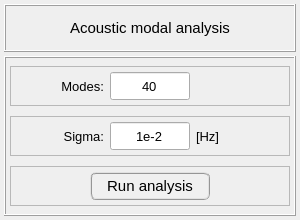
<?xml version="1.0" encoding="UTF-8"?>
<ui version="4.0">
 <class>Dialog</class>
 <widget class="QDialog" name="Dialog">
  <property name="windowModality">
   <enum>Qt::NonModal</enum>
  </property>
  <property name="geometry">
   <rect>
    <x>0</x>
    <y>0</y>
    <width>300</width>
    <height>220</height>
   </rect>
  </property>
  <property name="sizePolicy">
   <sizepolicy hsizetype="Fixed" vsizetype="Fixed">
    <horstretch>0</horstretch>
    <verstretch>0</verstretch>
   </sizepolicy>
  </property>
  <property name="minimumSize">
   <size>
    <width>300</width>
    <height>220</height>
   </size>
  </property>
  <property name="maximumSize">
   <size>
    <width>300</width>
    <height>220</height>
   </size>
  </property>
  <property name="contextMenuPolicy">
   <enum>Qt::DefaultContextMenu</enum>
  </property>
  <property name="windowTitle">
   <string>Modal analysis setup</string>
  </property>
  <property name="windowIcon">
   <iconset>
    <normaloff>../../../../../../Downloads/load - Copia.png</normaloff>../../../../../../Downloads/load - Copia.png</iconset>
  </property>
  <property name="whatsThis">
   <string/>
  </property>
  <layout class="QGridLayout" name="gridLayout">
   <property name="leftMargin">
    <number>4</number>
   </property>
   <property name="topMargin">
    <number>4</number>
   </property>
   <property name="rightMargin">
    <number>4</number>
   </property>
   <property name="bottomMargin">
    <number>4</number>
   </property>
   <property name="spacing">
    <number>4</number>
   </property>
   <item row="0" column="0">
    <widget class="QFrame" name="frame_title">
     <property name="minimumSize">
      <size>
       <width>0</width>
       <height>48</height>
      </size>
     </property>
     <property name="maximumSize">
      <size>
       <width>16777215</width>
       <height>48</height>
      </size>
     </property>
     <property name="font">
      <font>
       <family>Arial</family>
       <pointsize>12</pointsize>
       <weight>75</weight>
       <bold>true</bold>
      </font>
     </property>
     <property name="frameShape">
      <enum>QFrame::Box</enum>
     </property>
     <property name="frameShadow">
      <enum>QFrame::Raised</enum>
     </property>
     <property name="lineWidth">
      <number>1</number>
     </property>
     <layout class="QGridLayout" name="gridLayout_2">
      <property name="leftMargin">
       <number>0</number>
      </property>
      <property name="topMargin">
       <number>0</number>
      </property>
      <property name="rightMargin">
       <number>0</number>
      </property>
      <property name="bottomMargin">
       <number>0</number>
      </property>
      <property name="spacing">
       <number>0</number>
      </property>
      <item row="0" column="0">
       <widget class="QLabel" name="label_title">
        <property name="font">
         <font>
          <family>MS Shell Dlg 2</family>
          <pointsize>11</pointsize>
          <weight>50</weight>
          <italic>false</italic>
          <bold>false</bold>
         </font>
        </property>
        <property name="text">
         <string>Acoustic modal analysis</string>
        </property>
        <property name="textFormat">
         <enum>Qt::AutoText</enum>
        </property>
        <property name="alignment">
         <set>Qt::AlignCenter</set>
        </property>
       </widget>
      </item>
     </layout>
    </widget>
   </item>
   <item row="1" column="0">
    <widget class="QFrame" name="frame_main">
     <property name="frameShape">
      <enum>QFrame::Box</enum>
     </property>
     <property name="frameShadow">
      <enum>QFrame::Raised</enum>
     </property>
     <layout class="QGridLayout" name="gridLayout_3">
      <property name="leftMargin">
       <number>4</number>
      </property>
      <property name="topMargin">
       <number>4</number>
      </property>
      <property name="rightMargin">
       <number>4</number>
      </property>
      <property name="bottomMargin">
       <number>4</number>
      </property>
      <item row="0" column="0">
       <widget class="QFrame" name="frame_modes">
        <property name="minimumSize">
         <size>
          <width>0</width>
          <height>40</height>
         </size>
        </property>
        <property name="maximumSize">
         <size>
          <width>16777215</width>
          <height>40</height>
         </size>
        </property>
        <property name="frameShape">
         <enum>QFrame::StyledPanel</enum>
        </property>
        <property name="frameShadow">
         <enum>QFrame::Raised</enum>
        </property>
        <layout class="QGridLayout" name="gridLayout_12">
         <property name="leftMargin">
          <number>0</number>
         </property>
         <property name="topMargin">
          <number>0</number>
         </property>
         <property name="rightMargin">
          <number>0</number>
         </property>
         <property name="bottomMargin">
          <number>0</number>
         </property>
         <item row="0" column="0">
          <spacer name="horizontalSpacer_3">
           <property name="orientation">
            <enum>Qt::Horizontal</enum>
           </property>
           <property name="sizeHint" stdset="0">
            <size>
             <width>40</width>
             <height>20</height>
            </size>
           </property>
          </spacer>
         </item>
         <item row="0" column="4">
          <spacer name="horizontalSpacer_4">
           <property name="orientation">
            <enum>Qt::Horizontal</enum>
           </property>
           <property name="sizeHint" stdset="0">
            <size>
             <width>40</width>
             <height>20</height>
            </size>
           </property>
          </spacer>
         </item>
         <item row="0" column="1">
          <widget class="QLabel" name="label_modes">
           <property name="minimumSize">
            <size>
             <width>60</width>
             <height>28</height>
            </size>
           </property>
           <property name="maximumSize">
            <size>
             <width>60</width>
             <height>28</height>
            </size>
           </property>
           <property name="font">
            <font>
             <pointsize>10</pointsize>
            </font>
           </property>
           <property name="text">
            <string>Modes:</string>
           </property>
           <property name="alignment">
            <set>Qt::AlignRight|Qt::AlignTrailing|Qt::AlignVCenter</set>
           </property>
          </widget>
         </item>
         <item row="0" column="2">
          <widget class="QLineEdit" name="lineEdit_number_modes">
           <property name="minimumSize">
            <size>
             <width>80</width>
             <height>28</height>
            </size>
           </property>
           <property name="maximumSize">
            <size>
             <width>80</width>
             <height>28</height>
            </size>
           </property>
           <property name="font">
            <font>
             <pointsize>10</pointsize>
            </font>
           </property>
           <property name="toolTip">
            <string>&lt;html&gt;&lt;head/&gt;&lt;body&gt;&lt;p&gt;Number of modes to find in acoustic modal analysis&lt;/p&gt;&lt;/body&gt;&lt;/html&gt;</string>
           </property>
           <property name="text">
            <string>40</string>
           </property>
           <property name="alignment">
            <set>Qt::AlignCenter</set>
           </property>
          </widget>
         </item>
         <item row="0" column="3">
          <widget class="QLabel" name="label_spacing">
           <property name="minimumSize">
            <size>
             <width>60</width>
             <height>28</height>
            </size>
           </property>
           <property name="maximumSize">
            <size>
             <width>60</width>
             <height>28</height>
            </size>
           </property>
           <property name="font">
            <font>
             <pointsize>10</pointsize>
            </font>
           </property>
           <property name="text">
            <string/>
           </property>
           <property name="alignment">
            <set>Qt::AlignRight|Qt::AlignTrailing|Qt::AlignVCenter</set>
           </property>
          </widget>
         </item>
        </layout>
       </widget>
      </item>
      <item row="1" column="0">
       <widget class="QFrame" name="frame_sigma">
        <property name="minimumSize">
         <size>
          <width>0</width>
          <height>40</height>
         </size>
        </property>
        <property name="maximumSize">
         <size>
          <width>16777215</width>
          <height>40</height>
         </size>
        </property>
        <property name="frameShape">
         <enum>QFrame::StyledPanel</enum>
        </property>
        <property name="frameShadow">
         <enum>QFrame::Raised</enum>
        </property>
        <layout class="QGridLayout" name="gridLayout_4">
         <property name="leftMargin">
          <number>0</number>
         </property>
         <property name="topMargin">
          <number>0</number>
         </property>
         <property name="rightMargin">
          <number>0</number>
         </property>
         <property name="bottomMargin">
          <number>0</number>
         </property>
         <item row="0" column="0">
          <spacer name="horizontalSpacer">
           <property name="orientation">
            <enum>Qt::Horizontal</enum>
           </property>
           <property name="sizeHint" stdset="0">
            <size>
             <width>40</width>
             <height>20</height>
            </size>
           </property>
          </spacer>
         </item>
         <item row="0" column="3">
          <widget class="QLabel" name="label_sigma_unit">
           <property name="minimumSize">
            <size>
             <width>60</width>
             <height>28</height>
            </size>
           </property>
           <property name="maximumSize">
            <size>
             <width>60</width>
             <height>28</height>
            </size>
           </property>
           <property name="font">
            <font>
             <pointsize>10</pointsize>
            </font>
           </property>
           <property name="text">
            <string>[Hz]</string>
           </property>
           <property name="alignment">
            <set>Qt::AlignLeading|Qt::AlignLeft|Qt::AlignVCenter</set>
           </property>
          </widget>
         </item>
         <item row="0" column="1">
          <widget class="QLabel" name="label_sigma">
           <property name="minimumSize">
            <size>
             <width>60</width>
             <height>28</height>
            </size>
           </property>
           <property name="maximumSize">
            <size>
             <width>60</width>
             <height>28</height>
            </size>
           </property>
           <property name="font">
            <font>
             <pointsize>10</pointsize>
            </font>
           </property>
           <property name="text">
            <string>Sigma:</string>
           </property>
           <property name="alignment">
            <set>Qt::AlignRight|Qt::AlignTrailing|Qt::AlignVCenter</set>
           </property>
          </widget>
         </item>
         <item row="0" column="2">
          <widget class="QLineEdit" name="lineEdit_input_sigma_factor">
           <property name="minimumSize">
            <size>
             <width>80</width>
             <height>28</height>
            </size>
           </property>
           <property name="maximumSize">
            <size>
             <width>80</width>
             <height>28</height>
            </size>
           </property>
           <property name="font">
            <font>
             <pointsize>10</pointsize>
            </font>
           </property>
           <property name="toolTip">
            <string>&lt;html&gt;&lt;head/&gt;&lt;body&gt;&lt;p&gt;This parameter allows to find eigenvalues near 'Sigma' value using shift-invert mode.&lt;/p&gt;&lt;p&gt;&amp;gt; See scipy.sparse.linalg.eigs for more details.&lt;/p&gt;&lt;/body&gt;&lt;/html&gt;</string>
           </property>
           <property name="text">
            <string>1e-2</string>
           </property>
           <property name="alignment">
            <set>Qt::AlignCenter</set>
           </property>
          </widget>
         </item>
         <item row="0" column="4">
          <spacer name="horizontalSpacer_2">
           <property name="orientation">
            <enum>Qt::Horizontal</enum>
           </property>
           <property name="sizeHint" stdset="0">
            <size>
             <width>40</width>
             <height>20</height>
            </size>
           </property>
          </spacer>
         </item>
        </layout>
       </widget>
      </item>
      <item row="2" column="0">
       <widget class="QFrame" name="frame_button">
        <property name="minimumSize">
         <size>
          <width>0</width>
          <height>40</height>
         </size>
        </property>
        <property name="maximumSize">
         <size>
          <width>16777215</width>
          <height>40</height>
         </size>
        </property>
        <property name="frameShape">
         <enum>QFrame::StyledPanel</enum>
        </property>
        <property name="frameShadow">
         <enum>QFrame::Raised</enum>
        </property>
        <layout class="QGridLayout" name="gridLayout_11">
         <property name="leftMargin">
          <number>0</number>
         </property>
         <property name="topMargin">
          <number>0</number>
         </property>
         <property name="rightMargin">
          <number>0</number>
         </property>
         <property name="bottomMargin">
          <number>0</number>
         </property>
         <item row="0" column="0">
          <widget class="QPushButton" name="pushButton_run_analysis">
           <property name="minimumSize">
            <size>
             <width>120</width>
             <height>28</height>
            </size>
           </property>
           <property name="maximumSize">
            <size>
             <width>120</width>
             <height>28</height>
            </size>
           </property>
           <property name="font">
            <font>
             <family>MS Shell Dlg 2</family>
             <pointsize>11</pointsize>
             <weight>9</weight>
             <italic>false</italic>
             <bold>false</bold>
            </font>
           </property>
           <property name="styleSheet">
            <string notr="true">QPushButton{border-radius: 6px; border-color: rgb(150, 150, 150); border-style: ridge; border-width: 2px; color: rgb(0, 0, 0); background-color: rgb(240, 240, 240); font: 75 11pt &quot;MS Shell Dlg 2&quot;}
QPushButton:hover{border-radius: 6px; border-color: rgb(0, 170, 255); border-style: ridge; border-width: 2px; color: rgb(0, 0, 0); background-color: rgba(174, 213, 255, 100); font: 75 11pt &quot;MS Shell Dlg 2&quot;}
QPushButton:pressed{border-radius: 6px; border-color: rgb(0, 170, 255); border-style: ridge; border-width: 3px; color: rgb(0, 0, 0); background-color: rgb(174, 213, 255); font: 75 11pt &quot;MS Shell Dlg 2&quot;}</string>
           </property>
           <property name="text">
            <string>Run analysis</string>
           </property>
          </widget>
         </item>
        </layout>
       </widget>
      </item>
     </layout>
    </widget>
   </item>
  </layout>
 </widget>
 <resources/>
 <connections/>
</ui>
